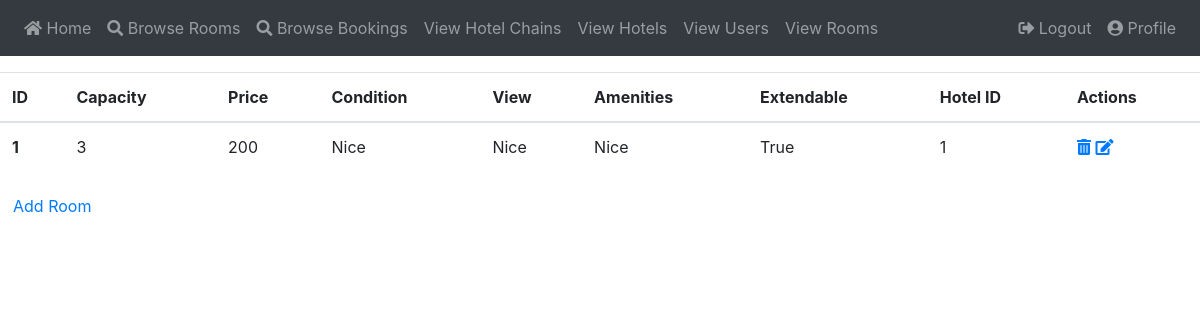
Page /view_rooms (signed in) on the earlier database version.
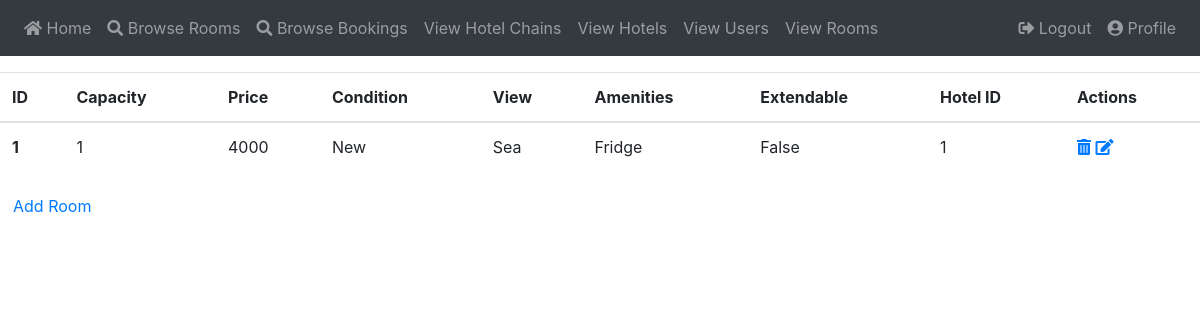
Same page on the later database version.
### app/models.py (models this page shows)
class Room(db.Model):
    id          = db.Column(db.Integer, primary_key = True)
    capacity    = db.Column(db.Integer, nullable = False)
    price       = db.Column(db.Integer, nullable = False)
    condition   = db.Column(db.String(256), nullable = False)
    view        = db.Column(db.String(256), nullable = False)
    amenities   = db.Column(db.String(256), nullable = False)
    extendable  = db.Column(db.Boolean, nullable = False)
    hotel_id    = db.Column(db.Integer, db.ForeignKey('hotel.id'))

### app/routes.py (the view)
@app.route("/view_rooms")
@login_required
def view_rooms():
    rooms = Room.query.all()
    return render_template("view_rooms.html", rooms=rooms, title="View Rooms")

### app/models.py (called while the page is built)
@login.user_loader
def load_user(id):
    return User.query.get(int(id))

### app/templates/view_rooms.html
{% extends "base.html" %}
{% block content %}
    <table class="table">
        <thead>
            <tr>
                <th scope="col">ID</th>
                <th scope="col">Capacity</th>
                <th scope="col">Price</th>
                <th scope="col">Condition</th>
                <th scope="col">View</th>
                <th scope="col">Amenities</th>
                <th scope="col">Extendable</th>
                <th scope="col">Hotel ID</th>
                <th scope="col">Actions</th>
            </tr>
        </thead>
    {% for r in rooms %}
        <tbody>
            <tr>
                <th scope="row">{{ r.id }}</th>
                <td>{{ r.capacity }}</td>
                <td>{{ r.price }}</td>
                <td>{{ r.condition }}</td>
                <td>{{ r.view }}</td>
                <td>{{ r.amenities }}</td>
                <td>{{ r.extendable }}</td>
                <td>{{ r.hotel_id }}</td>
                <td>
                    {% if current_user.priv == 2 %}
                        <a href="{{ url_for('delete_room', room_id=r.id) }}"><span class="fa fa-trash-alt"></span></a>
                        <a href="{{ url_for('edit_room', room_id=r.id) }}"><span class="fa fa-edit"></span></a>
                    {% endif %}
                </td>
            </tr>
        </tbody>
    {% endfor %}
    </table>
    <a href="{{ url_for('add_room') }}" class="btn btn-green">Add Room</a>
{% endblock %}

Differences in the rows shown:
changed Room id 1: capacity "3" → "1"; price "200" → "4000"; condition "Nice" → "New"; view "Nice" → "Sea"; amenities "Nice" → "Fridge"; extendable "True" → "False"
